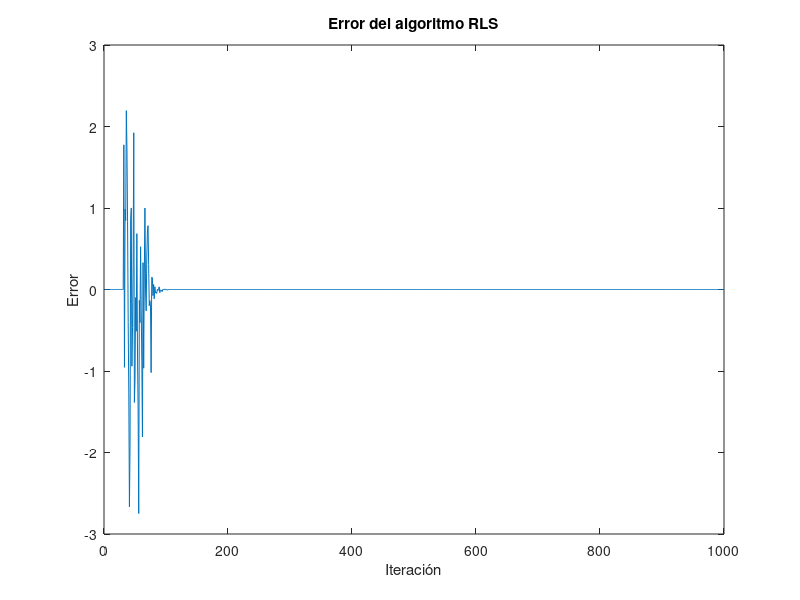
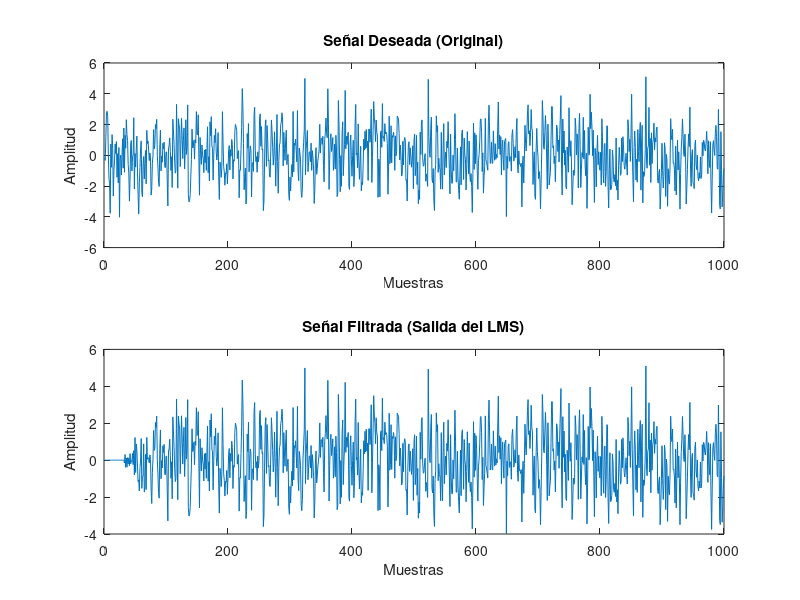

Recreate these plots in MATLAB, in order.
% Parámetros
lambda = 0.8;  % Factor de olvido
delta = 1e-2;  % Parámetro de regularización
N = 32;  % Orden del filtro
nIter = 1000;  % Número de iteraciones

% Señal de entrada
x = randn(nIter, 1);  % Señal de entrada aleatoria
d = filter([0.5 1.5], 1, x); %+ 0.1*randn(nIter, 1);  % Señal deseada con ruido

% Inicialización
w = zeros(N, 1);  % Coeficientes del filtro
P = delta * eye(N);  % Matriz de correlación inversa
y = zeros(nIter, 1);  % Salida del filtro
e = zeros(nIter, 1);  % Error

% Algoritmo RLS
for n = N:nIter
    x_vec = x(n:-1:n-N+1);  % Vector de entrada al filtro
    k = (P * x_vec) / (lambda + x_vec' * P * x_vec);  % Ganancia de Kalman
    y(n) = w' * x_vec;  % Salida del filtro
    e(n) = d(n) - y(n);  % Error
    w = w + k * e(n);  % Actualización de coeficientes
    P = (P - k * x_vec' * P) / lambda;  % Actualización de la matriz de correlación inversa
end

% Gráfica del error
plot(e);
title('Error del algoritmo RLS');
xlabel('Iteración');
ylabel('Error');

% Gráficas de la señal original y la señal filtrada
figure;
subplot(2, 1, 1);
plot(d);
title('Señal Deseada (Original)');
xlabel('Muestras');
ylabel('Amplitud');

subplot(2, 1, 2);
plot(y);
title('Señal Filtrada (Salida del LMS)');
xlabel('Muestras');
ylabel('Amplitud');
